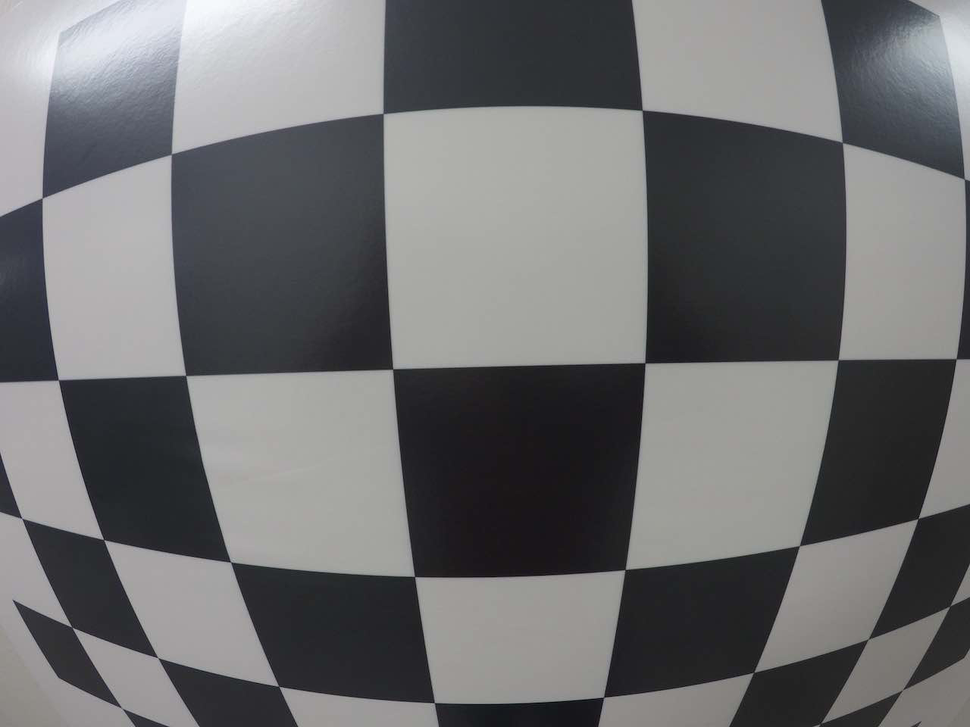
#> input picture Camera Calibration/test_image.png, 970 x 727 px, shrunk from 1280 x 960 before the run
$ jupyter execute 'Undistort and transform.ipynb'
#> lines starting #> are read from the running program, lines starting #| are printed output that depends on the picture
[cell 1]
import pickle
import cv2
import numpy as np
import matplotlib.pyplot as plt
import matplotlib.image as mpimg

[cell 2]
# Read in the saved camera matrix and distortion coefficients
# These are the arrays you calculated using cv2.calibrateCamera()
dist_pickle = pickle.load( open( "wide_dist_pickle.p", "rb" ) )
#> (reads Camera Calibration/wide_dist_pickle.p from the repository)
mtx = dist_pickle["mtx"]
dist = dist_pickle["dist"]

# Read in an image
img = cv2.imread('test_image.png')
#> img is the input picture: shape (727, 970, 3); mean B, G, R 110.9, 109.7, 109.3
nx = 8 # the number of inside corners in x
ny = 6 # the number of inside corners in y

[cell 3]
# Define a function that takes an image, number of x and y points,
# camera matrix and distortion coefficients
def corners_unwarp(img, nx, ny, mtx, dist):
    # Use the OpenCV undistort() function to remove distortion
#> called with nx = 8, ny = 6, mtx = array of shape (3, 3), dist = array of shape (1, 5)
    undist = cv2.undistort(img, mtx, dist, None, mtx)
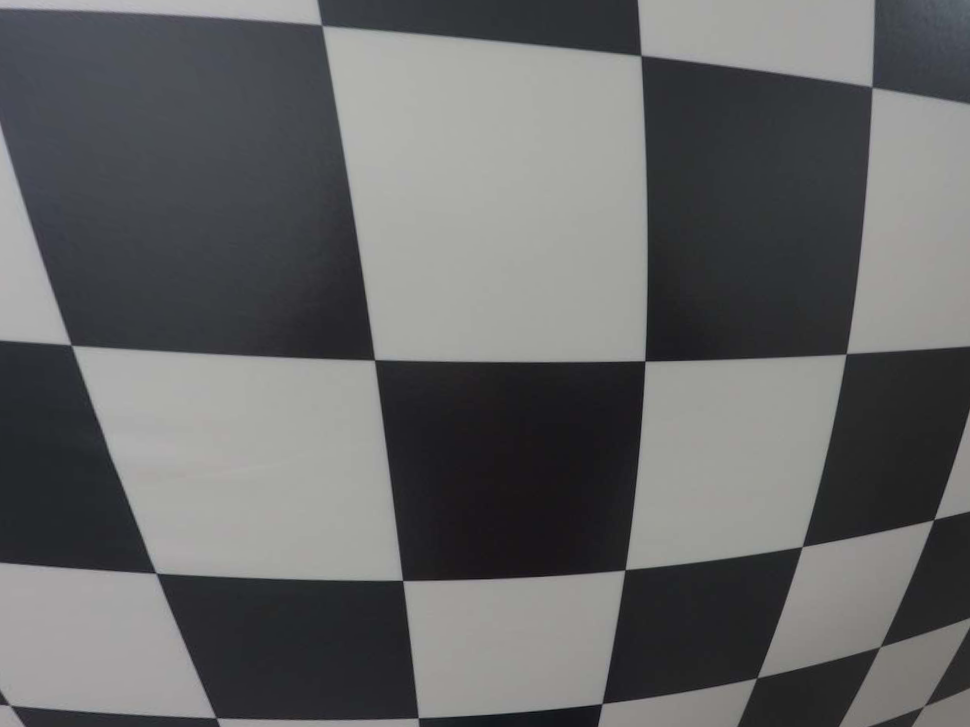
#> undist: shape (727, 970, 3); mean B, G, R 102.4, 101.9, 101.3
    # Convert undistorted image to grayscale
    gray = cv2.cvtColor(undist, cv2.COLOR_BGR2GRAY)
    # Search for corners in the grayscaled image
    ret, corners = cv2.findChessboardCorners(gray, (nx, ny), None)
#> ret = False; corners = None

    if ret == True:
    # If we found corners, draw them! (just for fun)
        cv2.drawChessboardCorners(undist, (nx, ny), corners, ret)
        # Choose offset from image corners to plot detected corners
        # This should be chosen to present the result at the proper aspect ratio
        # My choice of 100 pixels is not exact, but close enough for our purpose here
        offset = 100 # offset for dst points
        # Grab the image shape
        img_size = (gray.shape[1], gray.shape[0])

        # For source points I'm grabbing the outer four detected corners
        src = np.float32([corners[0], corners[nx-1], corners[-1], corners[-nx]])
        # For destination points, I'm arbitrarily choosing some points to be
        # a nice fit for displaying our warped result
        # again, not exact, but close enough for our purposes
        dst = np.float32([[offset, offset], [img_size[0]-offset, offset],
                                     [img_size[0]-offset, img_size[1]-offset],
                                     [offset, img_size[1]-offset]])
        # Given src and dst points, calculate the perspective transform matrix
        M = cv2.getPerspectiveTransform(src, dst)
        # Warp the image using OpenCV warpPerspective()
        warped = cv2.warpPerspective(undist, M, img_size)

    # Return the resulting image and matrix
    else:
        M = None
        warped = np.copy(img)

    return warped, M

[cell 4]
top_down, perspective_M = corners_unwarp(img, nx, ny, mtx, dist)
f, (ax1, ax2) = plt.subplots(1, 2, figsize=(24, 9))
f.tight_layout()
ax1.imshow(img)
ax1.set_title('Original Image', fontsize=50)
ax2.imshow(top_down)
ax2.set_title('Undistorted and Warped Image', fontsize=50)
plt.subplots_adjust(left=0., right=1, top=0.9, bottom=0.)
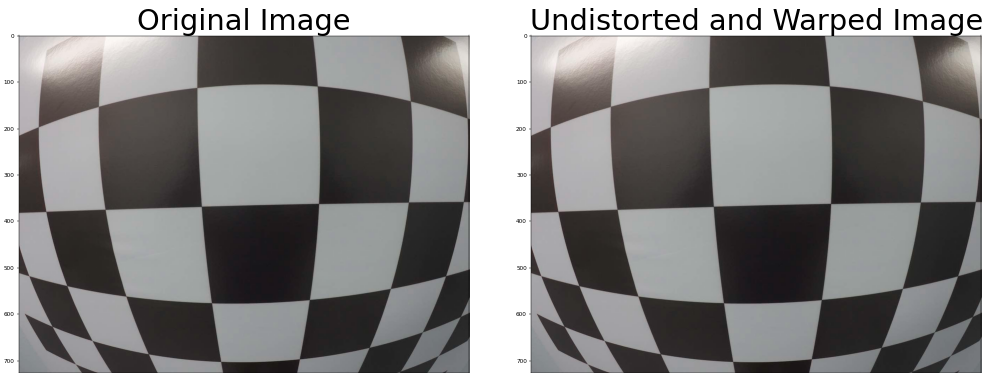
#> figure drawn by matplotlib, 2 panels; B, G, R data is drawn as R, G, B
